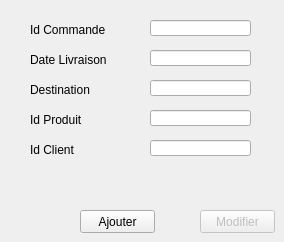
     <widget class="QWidget" name="AjoutP_3">
      <property name="styleSheet">
       <string notr="true"/>
      </property>
      <attribute name="title">
       <string>Ajout et Modification</string>
      </attribute>
      <widget class="QPushButton" name="AddP_button_2">
       <property name="geometry">
        <rect>
         <x>80</x>
         <y>210</y>
         <width>75</width>
         <height>23</height>
        </rect>
       </property>
       <property name="styleSheet">
        <string notr="true"/>
       </property>
       <property name="text">
        <string>Ajouter</string>
       </property>
      </widget>
      <widget class="QLabel" name="label_56">
       <property name="geometry">
        <rect>
         <x>30</x>
         <y>80</y>
         <width>71</width>
         <height>20</height>
        </rect>
       </property>
       <property name="text">
        <string>Destination</string>
       </property>
      </widget>
      <widget class="QLineEdit" name="id_commande">
       <property name="geometry">
        <rect>
         <x>150</x>
         <y>20</y>
         <width>101</width>
         <height>16</height>
        </rect>
       </property>
      </widget>
      <widget class="QLabel" name="label_57">
       <property name="geometry">
        <rect>
         <x>30</x>
         <y>140</y>
         <width>71</width>
         <height>20</height>
        </rect>
       </property>
       <property name="text">
        <string>Id Client</string>
       </property>
      </widget>
      <widget class="QLabel" name="label_58">
       <property name="geometry">
        <rect>
         <x>30</x>
         <y>20</y>
         <width>91</width>
         <height>20</height>
        </rect>
       </property>
       <property name="text">
        <string>Id Commande</string>
       </property>
      </widget>
      <widget class="QLineEdit" name="id_produit">
       <property name="geometry">
        <rect>
         <x>150</x>
         <y>110</y>
         <width>101</width>
         <height>16</height>
        </rect>
       </property>
      </widget>
      <widget class="QLabel" name="label_59">
       <property name="geometry">
        <rect>
         <x>30</x>
         <y>110</y>
         <width>71</width>
         <height>20</height>
        </rect>
       </property>
       <property name="text">
        <string>Id Produit</string>
       </property>
      </widget>
      <widget class="QLineEdit" name="destination">
       <property name="geometry">
        <rect>
         <x>150</x>
         <y>80</y>
         <width>101</width>
         <height>16</height>
        </rect>
       </property>
      </widget>
      <widget class="QLineEdit" name="id_cli">
       <property name="geometry">
        <rect>
         <x>150</x>
         <y>140</y>
         <width>101</width>
         <height>16</height>
        </rect>
       </property>
      </widget>
      <widget class="QPushButton" name="EditP_button_3">
       <property name="enabled">
        <bool>false</bool>
       </property>
       <property name="geometry">
        <rect>
         <x>200</x>
         <y>210</y>
         <width>75</width>
         <height>23</height>
        </rect>
       </property>
       <property name="styleSheet">
        <string notr="true"/>
       </property>
       <property name="text">
        <string>Modifier</string>
       </property>
      </widget>
      <widget class="QLabel" name="label_60">
       <property name="geometry">
        <rect>
         <x>30</x>
         <y>50</y>
         <width>101</width>
         <height>20</height>
        </rect>
       </property>
       <property name="text">
        <string>Date Livraison</string>
       </property>
      </widget>
      <widget class="QLineEdit" name="date_livraison">
       <property name="geometry">
        <rect>
         <x>150</x>
         <y>50</y>
         <width>101</width>
         <height>16</height>
        </rect>
       </property>
      </widget>
     </widget>
